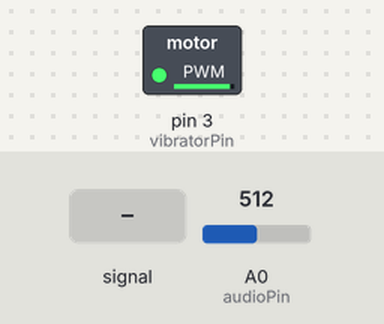
Simulated run of this sketch. Board: Arduino Uno, built with avr-gcc and run on an emulated ATmega328P. Shown: switched loads named in the sketch (green lamp = pin HIGH). The test bench sets the inputs (shaded band); at power-on: A0 (audioPin) = 512.

Above: at 1.2 s.
1.3 s: A0 (audioPin) fed a 200 Hz sine of ±81 counts around its level
At 3.0 s:
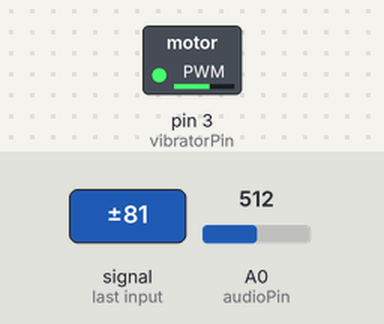
4.3 s: A0 (audioPin) set to 716
At 5.2 s:
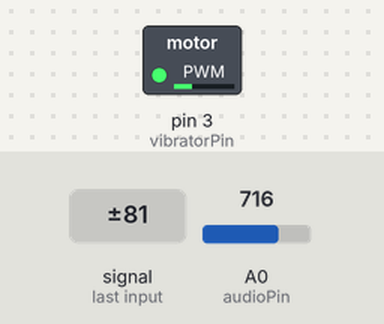
5.8 s: A0 (audioPin) set to 0
At 6.1 s:
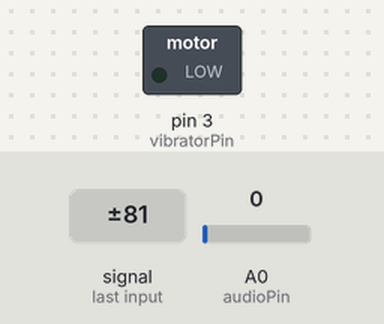
7.3 s: A0 (audioPin) set to 560
At 8.4 s:
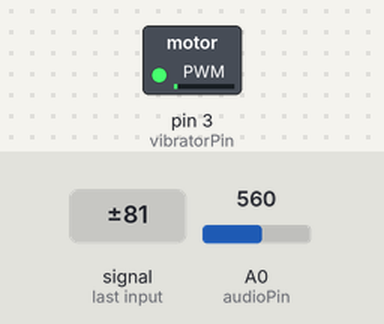
8.8 s: A0 (audioPin) fed a 1000 Hz sine of ±255 counts around its level
Timing chart, 0 to 9.7 s (numbered marks = the images above; inputs shaded):
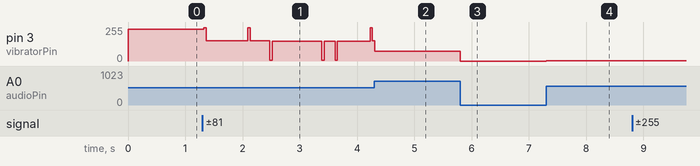

The sketch:

voiceVibe.ino
```cpp
#define audioPin A0
#define vibratorPin 3

#define adcMax 550
#define pwmMAX 255

void setup(void)
{
	pinMode(vibratorPin, OUTPUT);
}

void loop(void)
{
	analogWrite(vibratorPin,map(analogRead(audioPin),0,adcMax,0,pwmMAX));
}
```

Measured:
- after the input at 5.8 s, pin 3 (vibratorPin): 75/255 → 0/255 at once
- after the input at 7.3 s, pin 3 (vibratorPin): 0/255 → 3/255 at once
